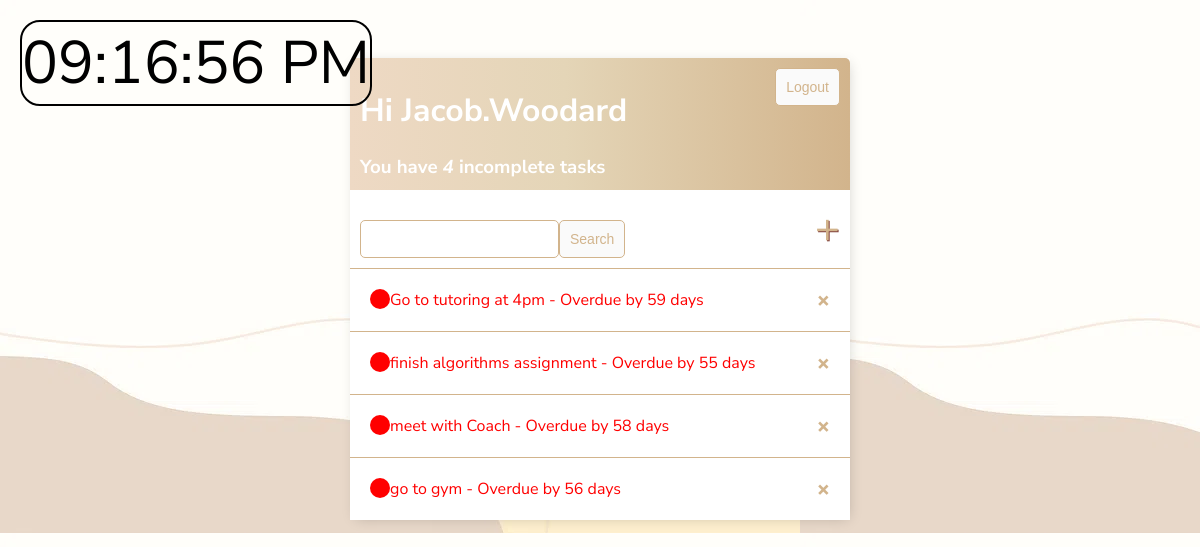
The app's page / (signed in) with its own data.
### base/models.py (models this page shows)
class Task(models.Model):
    user = models.ForeignKey(User, on_delete=models.CASCADE, null=True, blank=True)
    title = models.CharField(max_length=200)
    assignee = models.CharField(null=True, blank=True, max_length=200)
    task_group = models.CharField(null=True, blank=True, max_length=200)
    due_date = models.DateField(default=date.today)
    description = models.TextField(null=True, blank=True)
    complete = models.BooleanField(default=False)
    created = models.DateTimeField(auto_now_add=True)
    def days_til_due(self):
        today = date.today()
        if self.due_date is not None:
            return (self.due_date - today).days
        else:
            return None
    def __str__(self):
        days = self.days_til_due()
        if days is None:
            return f"{self.title} - Due date not set"
        elif days == 0:
            return f"{self.title} - Due today!"
        elif days == 1:
            return f"{self.title} - Due tomorrow"
        elif days > 0:
            return f"{self.title} - Due in {days} days"
        else:
            return f"{self.title} - Overdue by {-days} days"""
    class Meta:
        ordering = ['complete']

### base/views.py (the view)
# urls.py: path('', TaskList.as_view(), name='tasks'),
class TaskList(LoginRequiredMixin, ListView):
    model = Task
    context_object_name = 'tasks'
    def get_context_data(self, **kwargs):
        context = super().get_context_data(**kwargs)
        context['tasks'] = context['tasks'].filter(user=self.request.user)
        context['count'] = context['tasks'].filter(complete=False).count()
        search_input = self.request.GET.get('search-area') or ''
        if search_input:
            context['tasks'] = context['tasks'].filter(
                Q(title__startswith=search_input) | Q(task_group__startswith=search_input))
        context['search_input'] = search_input
        return context

### base/templates/base/task_list.html (shortened to what this page needs)
{% extends 'base/main.html' %}
{% block content %}
<div class="header-bar">
    <div>
        <h1>Hi {{request.user|title}}</h1>
        <h3 style="margin:0">You have <i>{{count}}</i> incomplete task{{ count|pluralize:"s"}}</h3>
    </div>
    {% if request.user.is_authenticated %}
    <form method="post" action="{% url 'logout' %}">
        <input class="button" type="submit" value="Logout">
    </form>
    {% else %}
    <a href="{% url 'login' %}">Login</a>
    {% endif %}
</div>
<div id="search-add-wrapper">
    <form method="GET" style="margin-top: 20px;display: flex;">
        <input type='text' name='search-area' value="{{search_input}}">
        <input class="button" type='submit' value='Search'>
    </form>
    <a id="add-link" href="{% url 'task-create' %}">&#x2b;</a>
</div>
<div class="task-items-wrapper">
    {% for task in tasks %}
    <div class="task-wrapper {% if task.complete %}task-complete{% endif %} {% if task.days_til_due|default:0 < 0 %}task-overdue{% endif %}">
        {% if task.complete %}
        <div class="task-title">
            <div class="task-complete-icon"></div>
            <i><s><a href="{% url 'task-update' task.id %}">{{task}}</a></s></i>
        </div>
        <a class="delete-link" href="{% url 'task-delete' task.id %}">&#215;</a>
        {% else %}
        <div class="task-title">
            <div class="task-incomplete-icon"></div>
            <a href="{% url 'task-update' task.id %}">{{task}}</a>
        </div>
        <a class="delete-link" href="{% url 'task-delete' task.id %}">&#215;</a>
        {% endif %}
    </div>
    {% empty %}
    <h3>No items in list</h3>
    {% endfor %}
</div>
{% endblock content %}

### static/css/mystyles.css (style rules this page uses)
body { background-image: url("listbg.webp") }

### base/templates/base/main.html (style rules this page uses)
body { background-color: #FAFAFA; font-family: 'Nunito Sans', sans-serif; padding-top: 50px; }
h1, h2, h3, h4, h5, h6, { font-family: 'Raleway', sans-serif; }
a, p { color: #4b5156; }
.header-bar { display: flex; justify-content: space-between; color: #fff; padding: 10px; border-radius: 5px 5px 0 0; background: linear-gradient(90deg, #eed9c4 0%, #e4d5b7 43%, #d2b48c 100%); }
.task-wrapper { display: flex; align-items: center; justify-content: space-between; padding: 20px; background-color: #fff; border-top: 1px solid rgb(210,180,140); }
.task-title { display: flex; }
.task-title a { text-decoration: none; color:; }
.task-incomplete-icon { height: 20px; width: 20px; background-color: rgb(218, 218, 218); border-radius: 50%; }
.task-overdue.task-wrapper:not(.task-complete) .task-incomplete-icon { background-color: red; }
.task-overdue.task-wrapper:not(.task-complete) .task-title a { color: red; }
.delete-link { text-decoration: none; font-weight: 900; color: #d2b48c; font-size: 22px; line-height: 0; }
#search-add-wrapper { display: flex; justify-content: space-between; align-items: center; padding: 10px; }
#add-link { color: #d2b48c; text-decoration: none; font-size: 42px; text-shadow: 1px 1px #81413b; }
input[type=text], input[type=password], textarea { border: 1px solid #d2b48c; border-radius: 5px; padding: 10px; width: 90%; }
.button { border: 1px solid #d2b48c; background-color: #FAFAFA; color: #d2b48c; padding: 10px; font-size: 14px; border-radius: 5px; cursor: pointer; text-decoration: none; }

### records on screen
Task: due_date+title "Go to tutoring at 4pm - Overdue by 59 days"
Task: due_date+title "finish algorithms assignment - Overdue by 55 days"
Task: due_date+title "meet with Coach - Overdue by 58 days"
Task: due_date+title "go to gym - Overdue by 56 days"

### other values on screen
{{ request.user|title }} "Jacob.Woodard"
{{ count }} "4"
